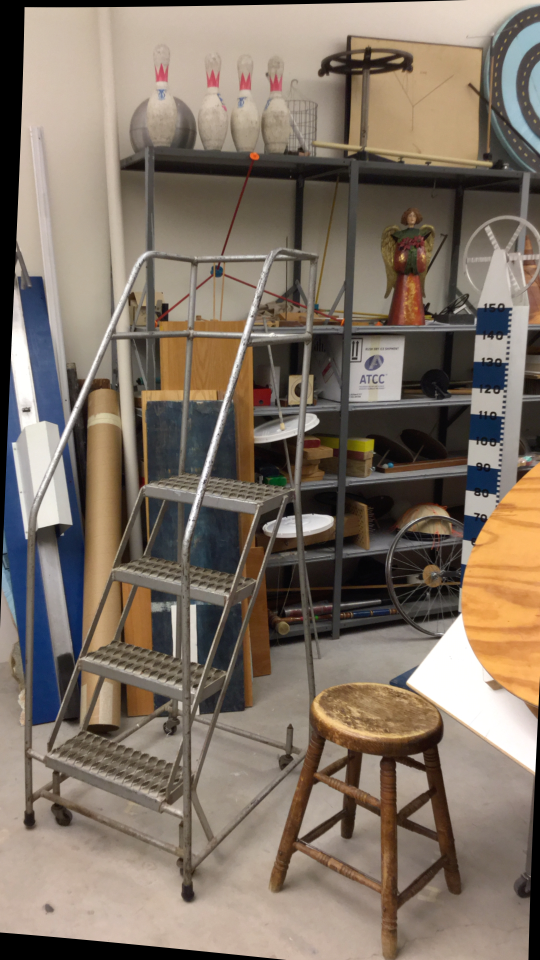
#> input picture Stereo_Depth_Estimation-main/data/ladder/im0.png, 1080 x 1920 px, found by its file name (shown at 1/2 size)
$ python main.py
#> lines starting #> are read from the running program, lines starting #| are printed output that depends on the picture; after the words box and inside, x2 and y2 are one past the last pixel; in counts of white or black regions, pixels touching at a corner belong together; long printed decimals are rounded
import numpy as np
import cv2
import matplotlib.pyplot as plt

R2 = []
C2 = []
pts3D = []
z1 = []
z2 = []
pairs = []

def epipolarLines(pair1, pair2, F, Image_1, Image_2, file_name, rectified=False):
    img1 = Image_1.copy()
    img2 = Image_2.copy()
    epilines1, epilines2 = [], []

    for i in range(pair1.shape[0]):
        x1 = np.array([pair1[i,0], pair1[i,1], 1]).reshape(3,1)
        x2 = np.array([pair2[i,0], pair2[i,1], 1]).reshape(3,1)
        l1 = np.dot(F.T, x2)
        epilines1.append(l1)
        l2 = np.dot(F, x1)
        epilines2.append(l2)

        if not rectified:
            miny1 = 0
            minx1 = -(l1[1]*miny1 + l1[2])/l1[0]
            maxy1 = Image_1.shape[0]
            maxx1 = -(l1[1]*maxy1 + l1[2])/l1[0]
            miny2 = 0
            minx2 = -(l2[1]*miny2 + l2[2])/l2[0]
            maxy2 = Image_2.shape[0]
            maxx2 = -(l2[1]*maxy2 + l2[2])/l2[0]

        else:
            minx1 = 0
            maxx1 = Image_1.shape[1] -1
            minx2 = 0
            maxx2 = Image_2.shape[1] - 1
            miny1 = -l1[2]/l1[1]
            maxy1 = -l1[2]/l1[1]
            miny2 = -l2[2]/l2[1]
            maxy2 = -l2[2]/l2[1]

        cv2.circle(img1, (int(pair2[i,0]),int(pair2[i,1])), 10, (0,0,255), -1)
        cv2.line(img1, (int(minx1), int(miny1)), (int(maxx1), int(maxy1)), (255, 0, 100), 2)
        cv2.circle(img2, (int(pair2[i,0]),int(pair2[i,1])), 10, (0,0,255), -1)
        cv2.line(img2, (int(minx2), int(miny2)), (int(maxx2), int(maxy2)), (255, 0, 100), 2)

    final = np.concatenate((img1, img2), axis = 1)
    cv2.imshow("", final)
    cv2.imwrite(file_name, final)
    return epilines1, epilines2

def fundamentalMat(features):
    x = features[:,0:2]
    x_ = features[:,2:4]

    xnorm, T1 = norm(x)
    x_norm, T2 = norm(x_)

    A = np.zeros((len(xnorm),9))

    for i in range(0, len(xnorm)):
        x_1 = xnorm[i][0]
        y_1 = xnorm[i][1]
        x_ = x_norm[i][0]
        y_= x_norm[i][1]
        A[i] = np.array([x_1*x_, x_*y_1, x_, y_*x_1, y_*y_1, y_, x_1, y_1, 1])

    U, S, Vt = np.linalg.svd(A, full_matrices=True)
    F = Vt.T[:, -1]
    F = F.reshape(3,3)

    U, S, Vt = np.linalg.svd(F)
    S = np.diag(S)
    S[2,2] = 0
    F = np.dot(U, np.dot(S,Vt))
    F = np.dot(T2.T, np.dot(F, T1))
    return F

def ransac(feat):
    n = 1000
    thresh = 0.02
    thresh_in = 0
    F = 0

    for count in range(n):
        idx = []
        idx_rand = np.random.choice(feat.shape[0], size=8)
        ft = feat[idx_rand, :]
        f = fundamentalMat(ft)

        for num in range(feat.shape[0]):
            ft = feat[num]
            err = error(ft, f)
            if err < thresh:
                idx.append(num)

        if len(idx) > thresh_in:
            thresh_in = len(idx)
            choice = idx
            F = f

    return F, feat[choice, :]

def drawMatches(Image_1, Image_2, pairs, file_name):
    final = np.concatenate((Image_1, Image_2), axis = 1)
    x1 = pairs[:,0].astype(int)
    y1 = pairs[:,1].astype(int)
    x2 = pairs[:,2].astype(int)
    y2 = pairs[:,3].astype(int)
    x2 += Image_1.shape[1]
    for i in range(x1.shape[0]):
        cv2.line(final, (x1[i], y1[i]), (x2[i] ,y2[i]), (255,0,0), 2)
    final_resized = cv2.resize(final, (int(final.shape[1]/2), int(final.shape[0]/2)))
    cv2.imshow(file_name, final_resized)
    cv2.waitKey()
    cv2.destroyAllWindows()

def norm(pts):
    mean = np.mean(pts, axis=0)
    meanx = mean[0]
    meany = mean[1]
    xt = pts[:, 0] - meanx
    yt = pts[:, 1] - meany
    s = (2 / np.mean(xt ** 2 + yt ** 2)) ** 0.5
    scaleT = np.diag([s, s, 1])
    transT = np.array([[1, 0, -meanx], [0, 1, -meany], [0, 0, 1]])
    T = scaleT.dot(transT)
    homo_pts = np.column_stack((pts, np.ones(len(pts))))
    norm_pts = (T.dot(homo_pts.T)).T
    norm_pts = norm_pts[:, :-1]
    return norm_pts, T

def countPositive(pts3D, R, C):
    I = np.identity(3)
    P = np.dot(R, np.hstack((I, -C.reshape(3,1))))
    P = np.vstack((P, np.array([0,0,0,1]).reshape(1,4)))
    count = 0
    for i in range(pts3D.shape[1]):
        X = pts3D[:,i]
        X = X.reshape(4,1)
        X_ = np.dot(P, X)
        X_ = X_ / X_[3]
        z = X_[2]
        if z > 0:
            count += 1
    return count

def error(feature, F):
    x1 = feature[0:2]
    x2 = feature[2:4]
    newx1=np.array([x1[0], x1[1], 1]).T
    newx2=np.array([x2[0], x2[1], 1])
    err = np.dot(newx1, np.dot(F, newx2))
    return np.abs(err)

# MAIN CODE

dataset = "3" # Select from (1. artroom), (2. chess), (3. ladder)

if dataset == "1":
    Image_1 = cv2.imread('data/artroom/im0.png')
    Image_2 = cv2.imread('data/artroom/im1.png')
    K1 = np.array([[1733.74, 0, 792.27], [0, 1733.74, 541.89], [0, 0, 1]])
    K2 = np.array([[1733.74, 0, 792.27], [0, 1733.74, 541.89], [0, 0, 1]])
    baseline=536.62

elif dataset == "2":
    Image_1 = cv2.imread('data\chess\im0.png')
    Image_2 = cv2.imread('data\chess\im1.png')
    K1 = np.array([[1758.23, 0, 829.15], [0, 1758.23, 552.78], [0, 0, 1]])
    K2 = np.array([[1758.23, 0, 829.15], [0, 1758.23, 552.78], [0, 0, 1]])
    baseline=97.99

elif dataset == "3":
    Image_1 = cv2.imread('data\ladder\im0.png')
#> Image_1 is the input picture: shape (1920, 1080, 3); mean B, G, R 101.7, 114.7, 127.8
    Image_2 = cv2.imread('data\ladder\im1.png')
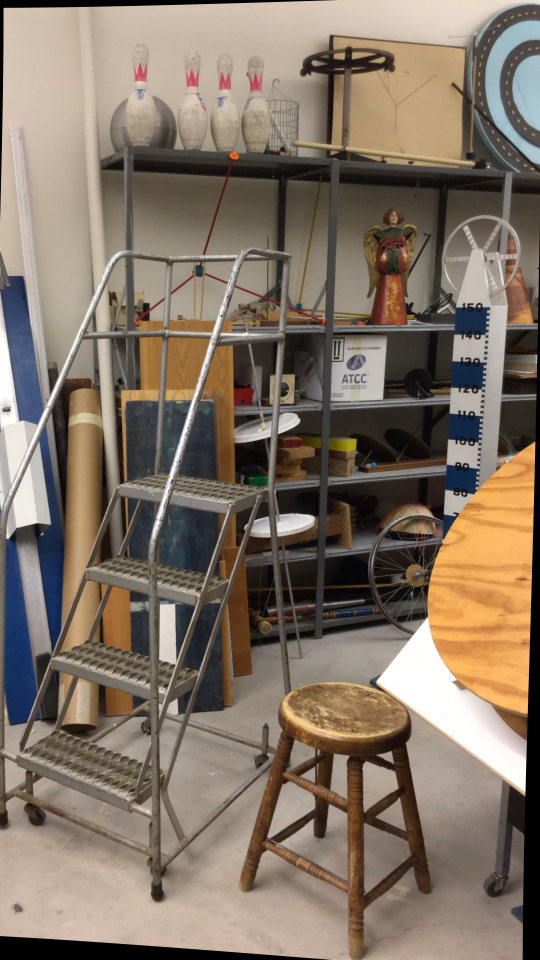
#> input picture Stereo_Depth_Estimation-main/data/ladder/im1.png, 1080 x 1920 px, found by its file name (shown at 1/2 size)
#> Image_2 is the input picture: shape (1920, 1080, 3); mean B, G, R 101.8, 116.1, 130.3
    K1 = np.array([[1734.16, 0, 333.49], [0, 1734.16, 958.05], [0, 0, 1]])
    K2 = np.array([[1734.16, 0, 333.49], [0, 1734.16, 958.05], [0, 0, 1]])
    baseline=228.38

else:
    print("Invalid Selection. Try Again!")
    quit()

img = Image_2.copy()
sift = cv2.SIFT_create()

gray_1 = cv2.cvtColor(Image_1, cv2.COLOR_BGR2GRAY)
gray_2 = cv2.cvtColor(Image_2, cv2.COLOR_BGR2GRAY)

kp1, des1 = sift.detectAndCompute(gray_1, None)
#> kp1 = 5021 keypoints; strongest (x, y, size): (635, 1047, 31.1), (974, 933, 3.2), (156, 806, 9), (625, 843, 17.6)
kp2, des2 = sift.detectAndCompute(gray_2, None)
#> kp2 = 5972 keypoints; strongest (x, y, size): (1040, 1567, 19.3), (916, 929, 2.5), (932, 932, 3.1), (928, 987, 3.2)

bf = cv2.BFMatcher()
matches = bf.match(des1,des2)
#> matches = 5021 matches
matches = sorted(matches, key = lambda x:x.distance)
imp = matches[0:500]
#> imp = 500 matches

feature_match = cv2.drawMatches(Image_1, kp1, Image_2, kp2, imp, Image_1, flags=2)
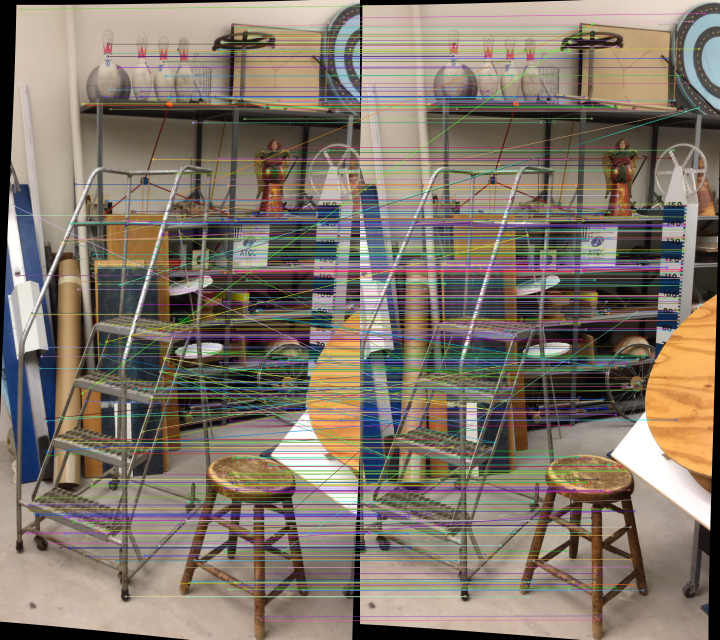
#> feature_match: shape (1920, 2160, 3) (shown at 1/3 size); mean B, G, R 106.6, 118.7, 129.9
cv2.imwrite("result/matches.png", feature_match)

for m in imp:
    p1 = kp1[m.queryIdx].pt
    p2 = kp2[m.trainIdx].pt
    pairs.append([p1[0], p1[1], p2[0], p2[1]])
#> this loop made 500 passes
#> (p1, p2) on passes 1 to 3: ((1030.7, 65.33), (998.2, 64.3)), ((746.5, 725.2), (710.8, 724.3)), ((424.4, 273.4), (384.9, 272.7))
#> after the loop, pairs = 500 items, first 6: [1030.7, 65.33, 998.2, 64.3], [746.5, 725.2, 710.8, 724.3], [424.4, 273.4, 384.9, 272.7], [675.4, 1463.9, 609.8, 1462.9], [799.5, 689.4, 763.7, 688.8], [731, 699.6, 695.3, 698.6]
pairs = np.array(pairs).reshape(-1, 4)
#> pairs = 500 rows, first 6: [1030.7, 65.33, 998.2, 64.3], [746.5, 725.2, 710.8, 724.3], [424.4, 273.4, 384.9, 272.7], [675.4, 1463.9, 609.8, 1462.9], [799.5, 689.4, 763.7, 688.8], [731, 699.6, 695.3, 698.6]

F, feature_match = ransac(pairs)
#> the loop in ransac, `for count in range(n):` made 1000 passes
#> T1 in fundamentalMat on pass 1: [[0.00302, 0, -2.24], [0, 0.00302, -2.8], [0, 0, 1]]
print("Fundamental Matrix:\n", F,"\n")
#| Fundamental Matrix:
#|  [[-5.29848377e-11  4.92129562e-08 -8.13968811e-05]
#|  [-4.73764688e-08  1.55898823e-09  1.74967100e-03]
#|  [ 8.02195585e-05 -1.75080420e-03 -1.57536299e-03]]
drawMatches(Image_1, Image_2, feature_match, "result/feature_match.png")

E = K2.T.dot(F).dot(K1)
U,s,V = np.linalg.svd(E)
s = [1,1,0]
E = np.dot(U,np.dot(np.diag(s),V))
print("Essential Matrix:\n", E,"\n")
#| Essential Matrix:
#|  [[-5.23684344e-05  4.91978034e-02 -1.97660672e-02]
#|  [-4.72625953e-02  6.17797819e-04  9.98687336e-01]
#|  [ 2.00165942e-02 -9.98587668e-01  5.92573616e-04]]

U, _, Vt = np.linalg.svd(E)
W = np.array([[0, -1, 0], [1, 0, 0], [0, 0, 1]])

R2.append(np.dot(U, np.dot(W, Vt)))
R2.append(np.dot(U, np.dot(W, Vt)))
R2.append(np.dot(U, np.dot(W.T, Vt)))
R2.append(np.dot(U, np.dot(W.T, Vt)))
C2.append(U[:, 2])
C2.append(-U[:, 2])
C2.append(U[:, 2])
C2.append(-U[:, 2])

for n in range(4):
    if (np.linalg.det(R2[n]) < 0):
        R2[n] = -R2[n]
        C2[n] = -C2[n]

R1 = I = np.identity(3)
k = 3
C1 = np.zeros((3,1))
P1 = np.dot(K1, np.dot(R1, np.hstack((I, -C1.reshape(3,1)))))
for i in range(len(C2)):
    P2 = np.dot(K2, np.dot(R2[i], np.hstack((I, -C2[i].reshape(3,1)))))
    pts3D.append(cv2.triangulatePoints(P1, P2, pairs[:,0:2].T, pairs[:,2:4].T))
#> this loop made 4 passes

P = np.dot(K2, np.dot(R2[k], np.hstack((I, -C2[k].reshape(3,1)))))

X = pts3D[k]
Xn = np.dot(P, X)
Xn = Xn/Xn[2,:]

a = Xn[0, :].T
b = Xn[1, :].T

for i in range(feature_match.shape[0]):
    x1, y1 = a[i], b[i]
    x2, y2 = feature_match[i, 2], feature_match[i, 3]
    cv2.circle(img, (int(x1), int(y1)), 7, (0,100,10), 7)
    cv2.circle(img, (int(x2), int(y2)), 2, (10,200,10), 2)
#> img: shape (1920, 1080, 3); 6.84% of pixels changed, all inside (x1, y1, x2, y2) = (0, 9, 1047, 1871)

cv2.imshow("Reprojected", img)
cv2.waitKey()
cv2.destroyAllWindows()

for i in range(len(pts3D)):
    pt = pts3D[i]
    pt = pt/pt[3, :]
    x = pt[0,:]
    y = pt[1, :]
    z = pt[2, :]
    z1.append(countPositive(pt, R1, C1))
    z2.append(countPositive(pt, R2[i], C2[i]))

count_thresh = int(pts3D[0].shape[1] / 2)
index = np.intersect1d(np.where(np.array(z1) > count_thresh), np.where(np.array(z2) > count_thresh))
R2 = R2[index[0]]
C2 = C2[index[0]]

print("Rotation: \n", R2, "\n")
#| Rotation:
#|  [[ 9.99998058e-01  2.80786218e-04 -1.95052801e-03]
#|  [-2.82019346e-04  9.99999761e-01 -6.31956184e-04]
#|  [ 1.95035009e-03  6.32505043e-04  9.99997898e-01]]
print("Camera Center: \n", C2, "\n")
#| Camera Center:
#|  [0.9986 0.01974 0.04921 ]

pair1, pair2 = feature_match[:,0:2], feature_match[:,2:4]
epilines1, epilines2 = epipolarLines(pair1, pair2, F, Image_1, Image_2, "result/epipolarlines.png", False)
#> after the loop in epipolarLines, `for i in range(pair1.shape[0]):`:
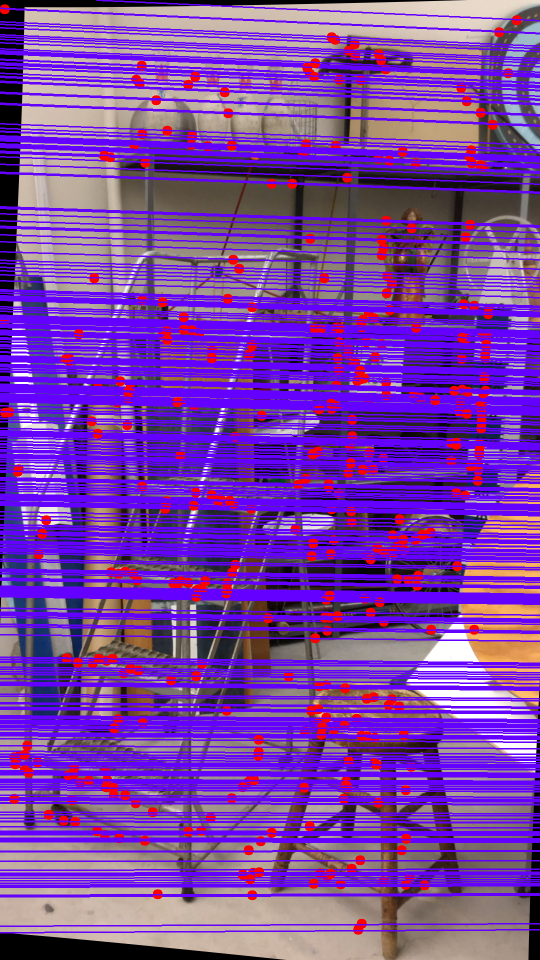
#> img1: shape (1920, 1080, 3) (shown at 1/2 size); mean B, G, R 166.1, 63.8, 122.2

h_img1, w_img1 = Image_1.shape[:2]
h_img2, w_img2 = Image_2.shape[:2]
_, H1, H2 = cv2.stereoRectifyUncalibrated(np.float32(pair1), np.float32(pair2), F, imgSize=(w_img1, h_img1))

img1rect = cv2.warpPerspective(Image_1, H1, (w_img1, h_img1))
img2rect = cv2.warpPerspective(Image_2, H2, (w_img2, h_img2))

pair1rect = cv2.perspectiveTransform(pair1.reshape(-1, 1, 2), H1).reshape(-1,2)
pair2rect = cv2.perspectiveTransform(pair2.reshape(-1, 1, 2), H2).reshape(-1,2)

cv2.imwrite("result/Rectified1.png", img1rect)
cv2.imwrite("result/Rectified2.png", img2rect)

print("Rectification Homography for img1: \n H1 \n", H1)
#| Rectification Homography for img1:
#|  H1
#|  [[ 1.73806728e-03  7.11419289e-06 -8.01028444e-02]
#|  [-8.14908012e-05  1.75144337e-03  4.75121361e-02]
#|  [-4.81398615e-08  5.92817717e-10  1.77954307e-03]]
print("Rectification Homography for img2: \n H2 \n", H2)
#| Rectification Homography for img2:
#|  H2
#|  [[ 9.84373872e-01  1.95139595e-02 -1.02952921e+01]
#|  [-4.72504035e-02  9.99259792e-01  2.62258179e+01]
#|  [-2.85735103e-05 -5.66433484e-07  1.01597347e+00]]

rect_F = np.dot(np.linalg.inv(H2.T), np.dot(F, np.linalg.inv(H1)))
epilines1_rectified, epilines2_rectified = epipolarLines(pair1rect, pair2rect, rect_F, img1rect, img2rect, "result/RectifiedEpilines.png", True)
#> call 2 of epipolarLines, with pair1 = array of shape (456, 2), pair2 = array of shape (456, 2), F = array of shape (3, 3), file_name = 'result/RectifiedEpilines.png', rectified = True
#> after the loop in epipolarLines (call 2), `for i in range(pair1.shape[0]):`:
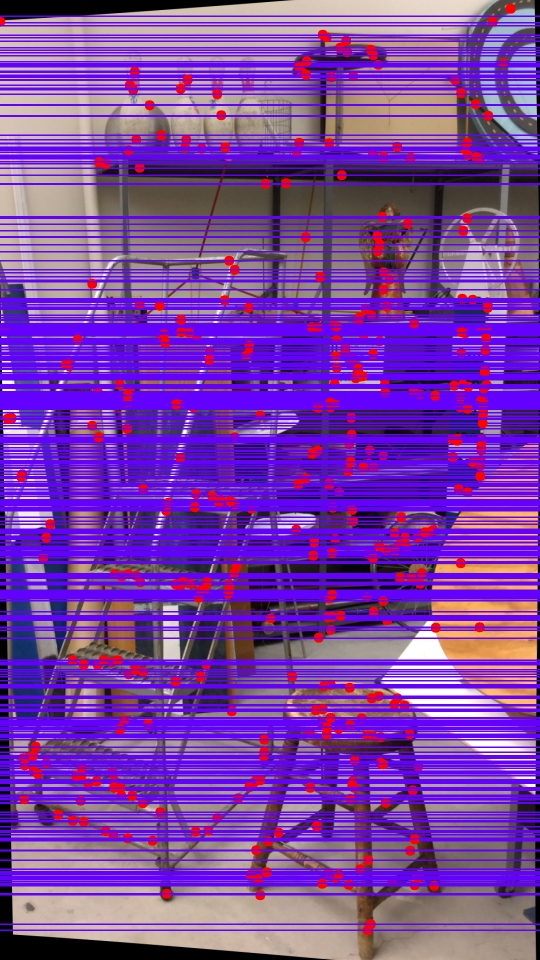
#> img2: shape (1920, 1080, 3) (shown at 1/2 size); mean B, G, R 166.6, 63.5, 122.7

img1rect = cv2.resize(img1rect, (int(img1rect.shape[1] / 4), int(img1rect.shape[0] / 4)))
#> img1rect: shape (480, 270, 3)
img2rect = cv2.resize(img2rect, (int(img2rect.shape[1] / 4), int(img2rect.shape[0] / 4)))
#> img2rect: shape (480, 270, 3)

img1rect = cv2.cvtColor(img1rect, cv2.COLOR_BGR2GRAY)
#> img1rect: shape (480, 270)
img2rect = cv2.cvtColor(img2rect, cv2.COLOR_BGR2GRAY)
#> img2rect: shape (480, 270)

wsize = 3

img1rect = img1rect.astype(int)
img2rect = img2rect.astype(int)

height, width = img1rect.shape
dispimg = np.zeros((height, width))

newx = width - (2 * wsize)

print("Computing Disparity. Please Wait.")
for y in range(wsize, height-wsize):
    img1b = []
    img2b = []
    for x in range(wsize, width-wsize):
        left = img1rect[y:y + wsize, x:x + wsize]
        img1b.append(left.flatten())

        right = img2rect[y:y + wsize, x:x + wsize]
        img2b.append(right.flatten())

    img1b = np.array(img1b)
    img1b = np.repeat(img1b[:, :, np.newaxis], newx, axis=2)

    img2b = np.array(img2b)
    img2b = np.repeat(img2b[:, :, np.newaxis], newx, axis=2)
    img2b = img2b.T

    dif = np.abs(img1b - img2b)
    totaldif = np.sum(dif, axis = 1)
    index = np.argmin(totaldif, axis = 0)
    disp = np.abs(index - np.linspace(0, newx, newx, dtype=int)).reshape(1, newx)
    dispimg[y, 0:newx] = disp
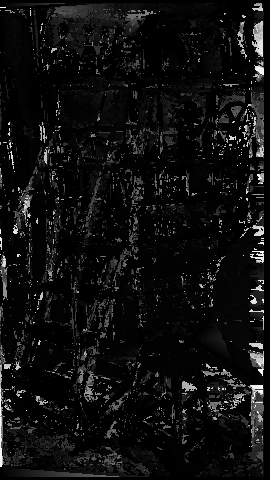
#> dispimg: shape (480, 270) float64; min 0, max 264, mean 16.2; drawn with min black and max white
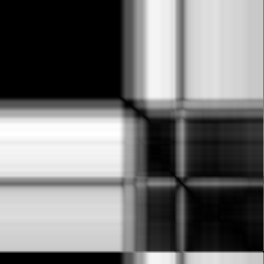
#> totaldif: shape (264, 264) int64; min 0, max 1695, mean 772.1; drawn with min black and max white

normdispimg = np.uint8(dispimg * 255 / np.max(dispimg))
plt.imshow(normdispimg, cmap='gray', interpolation='nearest')
plt.savefig("result/disparity1.png")
plt.imshow(normdispimg, cmap='hot', interpolation='nearest')
plt.savefig("result/disparity2.png")

depth = (baseline * K1[0,0]) / (dispimg + 1e-10)
depth[depth > 200000] = 200000
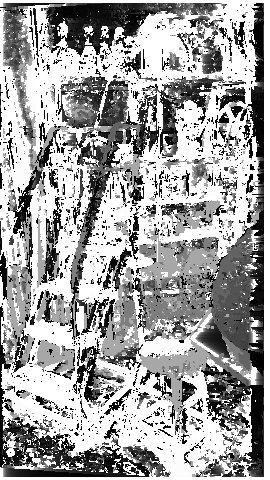
#> depth: shape (480, 270) float64; min 1500.2, max 200000, mean 127911.6; drawn with min black and max white
depth_map = np.uint8(depth * 255 / np.max(depth))

plt.imshow(depth_map, cmap='hot', interpolation='nearest')
plt.savefig("result/depth1.png")
plt.show()
plt.imshow(depth_map, cmap='gray', interpolation='nearest')
plt.savefig("result/depth2.png")
plt.show()
